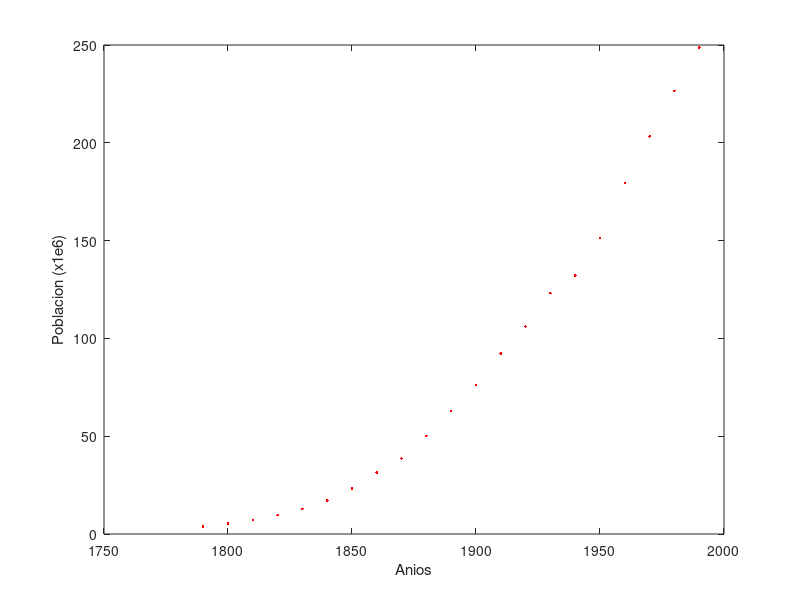

MATLAB code for this plot:
function e_7a()
    x = [1790:10:1990];
    y = load('population.txt');
    % de dividen los valores de y para lograr que el plot muestre los valores de y en millones como pide el enunciado
    plot(x, y/(1e6), '.', 'Color', 'red');
    xlabel('Anios');
    ylabel('Poblacion (x1e6)');
end